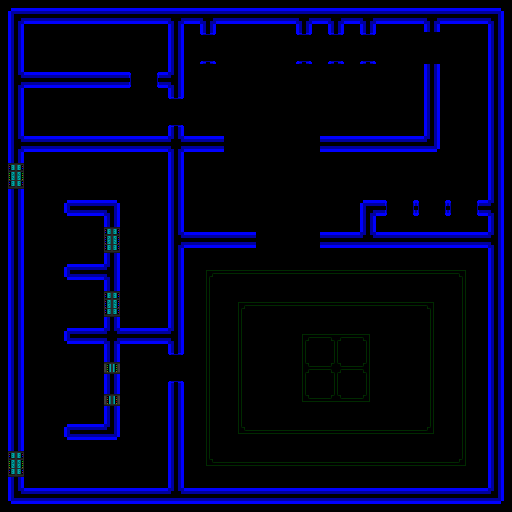

Below is a game level as drawn by its tile map, then a one-line description and the .tmx that defines it (tile-layer data replaced by summaries):
An orthogonal 16x16 tile map with 32x32 px tiles, 2 tile layers (walls, map doodads) and 33 objects (8x term, 4x door, 4x touchplate, 2x friend, exit portal, ...).

<map version="1.0" orientation="orthogonal" width="16" height="16" tilewidth="32" tileheight="32">
 <tileset firstgid="1" name="alive" tilewidth="32" tileheight="32">
  <image source="alive-tileset.png" trans="ff00ff" width="256" height="960" />
 </tileset>
 <layer name="walls" width="16" height="16">
  <data>[256 cells, 174 non-empty, 25 distinct tile ids]</data>
 </layer>
 <layer name="map doodads" width="16" height="16">
  <data>[256 cells, 6 non-empty, 4 distinct tile ids]</data>
 </layer>
 <objectgroup name="object doodads" width="16" height="16">
  <object name="exit portal" gid="89" x="128" y="320">
   <properties>
    <property name="exit" value="" />
   </properties>
  </object>
 </objectgroup>
 <objectgroup name="objects" width="16" height="16">
  <object name="player" type="player" gid="97" x="32" y="64" />
  <object name="faulty cap" gid="65" x="448" y="224">
   <properties>
    <property name="on finger 1" value="transmute=69" />
   </properties>
  </object>
  <object gid="65" x="288" y="160" />
  <object name="entry door" type="door" gid="37" x="416" y="64">
   <properties>
    <property name="on finger" value="transmute=37,40" />
   </properties>
  </object>
  <object name="door switch" type="term" gid="45" x="384" y="32">
   <properties>
    <property name="fingers" value="entry door" />
   </properties>
  </object>
  <object name="welcome term" type="term" gid="55" x="160" y="64">
   <properties>
    <property name="dialogue" value="act 1 request reboot" />
   </properties>
  </object>
  <object name="gate" type="door" gid="33" x="256" y="256">
   <properties>
    <property name="on finger" value="transmute=33,36" />
   </properties>
  </object>
  <object name="broken term" type="term" gid="41" x="288" y="32" />
  <object name="broken term" type="term" gid="41" x="224" y="256">
   <properties>
    <property name="message once" value="terminal locked" />
    <property name="on finger 1" value="give=fingers=gate" />
   </properties>
  </object>
  <object name="gate" type="door" gid="33" x="288" y="256">
   <properties>
    <property name="on finger" value="transmute=33,36" />
   </properties>
  </object>
  <object name="unlocker" type="term" gid="55" x="160" y="224">
   <properties>
    <property name="dialogue once" value="act 1 unlock terminal" />
    <property name="fingers once" value="broken term" />
   </properties>
  </object>
  <object gid="65" x="256" y="160" />
  <object name="touchplate" gid="8" x="96" y="64">
   <properties>
    <property name="message once" value="You see a message blink on the terminal ahead." />
   </properties>
  </object>
  <object gid="73" x="192" y="64" />
  <object gid="73" x="320" y="64" />
  <object gid="73" x="352" y="64" />
  <object gid="73" x="288" y="64" />
  <object gid="81" x="320" y="384" />
  <object gid="43" x="224" y="32" />
  <object gid="49" x="0" y="128" />
  <object name="central console" type="term" gid="43" x="320" y="416">
   <properties>
    <property name="on finger 1" value="transmute=47" />
    <property name="on finger 2" value="give=dialogue once=act 1 reboot server" />
    <property name="on finger 3" value="give=fingers once=escape hatch" />
    <property name="on finger 4" value="give=message=*server rebooting*" />
   </properties>
  </object>
  <object gid="65" x="384" y="224" />
  <object gid="65" x="416" y="224" />
  <object gid="65" x="224" y="160" />
  <object name="faulty term" type="term" gid="42" x="480" y="288">
   <properties>
    <property name="fingers once" value="faulty cap" />
    <property name="message once" value="*pop*" />
   </properties>
  </object>
  <object name="unlock central control" type="term" gid="47" x="416" y="512">
   <properties>
    <property name="fingers once" value="central console" />
    <property name="message once" value="central console activated" />
   </properties>
  </object>
  <object name="escape hatch" type="door" gid="37" x="160" y="384">
   <properties>
    <property name="on finger" value="transmute=40" />
   </properties>
  </object>
  <object name="busy AI" type="friend" gid="105" x="224" y="64">
   <properties>
    <property name="message" value="The AI seems too busy to respond." />
   </properties>
  </object>
  <object name="busy AI" type="friend" gid="105" x="32" y="320">
   <properties>
    <property name="modes" value="updown" />
   </properties>
  </object>
  <object name="touchplate" gid="8" x="128" y="224">
   <properties>
    <property name="message once" value="You see a high-speed portal ahead." />
   </properties>
  </object>
  <object name="touchplate" gid="8" x="128" y="288">
   <properties>
    <property name="message once" value="The portal leads to another node..." />
   </properties>
  </object>
  <object name="touchplate" gid="8" x="448" y="128">
   <properties>
    <property name="message once" value="You see glowing tubes and adventure ahead." />
   </properties>
  </object>
 </objectgroup>
</map>
